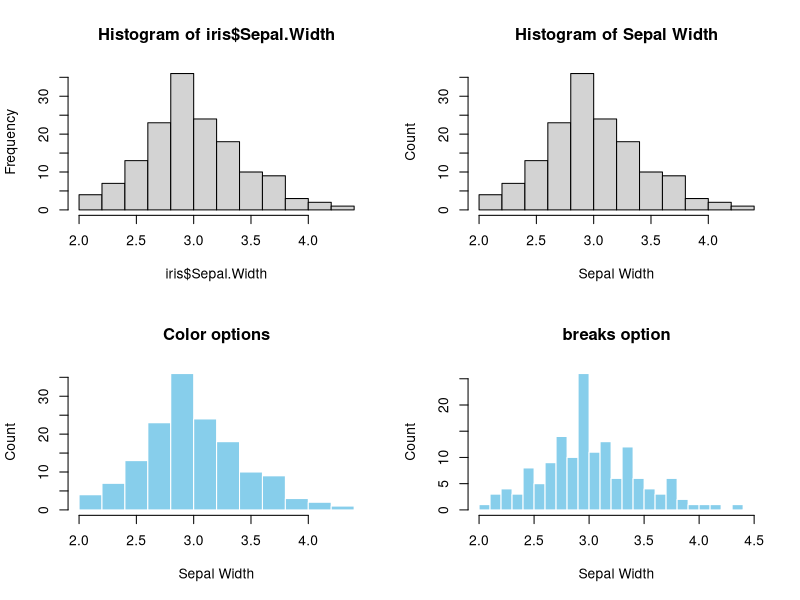
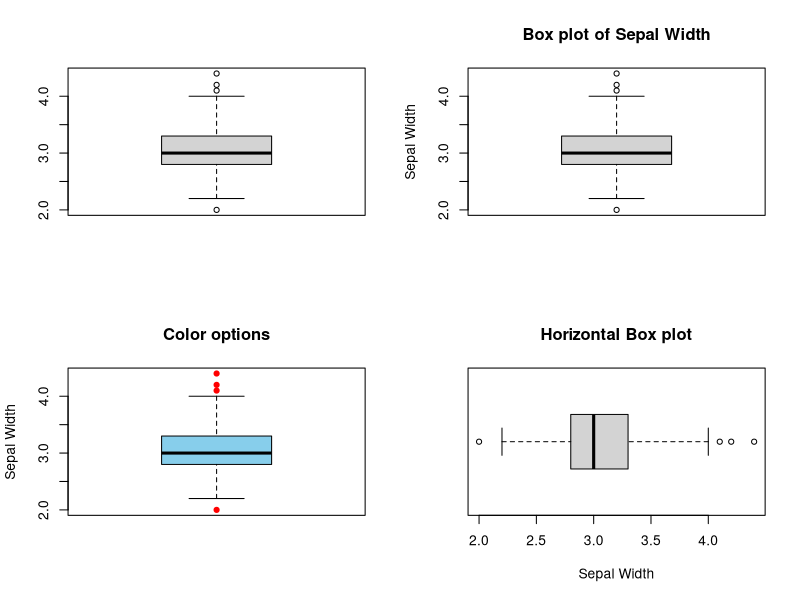

Write the R code that produced these figures, in order. (Note: this script raises an error after producing the figures.)
## ---- chunk 1
#| label: fig-3-1
#| fig-cap: "Base R Histogram. Top left: default. Top right: Customized X-Y labels and the main title. Bottom left: change color of bars and border. Bottom right: change the bin width (`breaks=`)"
#| fig-show: hold

par(mfrow=c(2,2))

# Top left
hist(iris$Sepal.Width)

# Top right
hist(iris$Sepal.Width,
     xlab="Sepal Width",
     ylab = "Count",
     main = "Histogram of Sepal Width")

# Bottom left
hist(iris$Sepal.Width,
     col = 'skyblue', 
     border = 'white', 
     xlab="Sepal Width", 
     ylab = "Count", 
     main = "Color options")

# Bottom right
hist(iris$Sepal.Width, 
     breaks = seq(2,4.5,by=0.1), 
     col = 'skyblue', 
     border = 'white', 
     xlab="Sepal Width", 
     ylab = "Count", 
     main = "breaks option")

## ---- chunk 2
#| label: fig-3-2
#| fig-cap: "Base R Box plot. Top left: Default, Top right: labels and main title. Bottom left: color options. Bottom right: `horizontal = TRUE`"
#| fig-show: hold

par(mfrow=c(2,2))

# Top left
boxplot(iris$Sepal.Width)

# Top right
boxplot(iris$Sepal.Width,
        ylab="Sepal Width",
        main="Box plot of Sepal Width")

# Bottom left
boxplot(iris$Sepal.Width,
            col = "skyblue",
            ylab="Sepal Width",
            outcol = 'red',
            outpch = 19,
            main="Color options")

# Bottom right
boxplot(iris$Sepal.Width, 
        horizontal = TRUE, 
        xlab="Sepal Width", 
        main="Horizontal Box plot")

## ---- chunk 3
#| label: fig-3-3
#| fig-cap: "Anatomy of a Box plot"
#| fig-show: hold
#| out-width: "60%"
#| fig-align: center
knitr::include_graphics(rep("images/Figure_3.3.png"))
## ---- chunk 4
#| label: fig-3-4
#| fig-cap: "Stacking up a histogram and a box plot."
#| fig-width: 7
#| fig-height: 5

par(mfrow=c(2,1))

hist(iris$Sepal.Width, 
     breaks = seq(2,4.5,by=0.1), 
     col = 'skyblue', 
     border = 'white', 
     xlim = c(2,4.5),
     xlab = "",
     ylab = "Count", 
     main = "Stacking Up Graphs")

boxplot(iris$Sepal.Width, 
        horizontal = TRUE, 
        ylim = c(2,4.5),
        xlab="Sepal Width", 
        main="")

## ---- chunk 5
#| label: fig-3-5
#| fig-cap: "A simple bar plot. Top left: Default. Top right: with tables"
#| fig-show: hold

par(mfrow=c(2,2))

# Top left
barplot(with(iris, table(Species)))

# Top right
barplot(with(iris, table(Species)), 
        xlab="Species", 
        ylab="Count", 
        main="A Barplot of Species")

# Bottom left
barplot(with(iris, table(Species)), 
        col='skyblue', 
        border='blue', 
        xlab="Species", 
        ylab="Count", 
        main="Color Options")

# Bottom right
barplot(with(iris, table(Species)), 
        horiz = TRUE, 
        col='skyblue', 
        border='blue', 
        xlab="Count", 
        ylab="Species", 
        main="A Horizontal Barplot")

## ---- chunk 6
levels(iris$Species)
## ---- chunk 7
iris$Species <- factor(iris$Species, 
                       levels = c("virginica", "setosa", "versicolor"), 
                       ordered = TRUE)
levels(iris$Species)
## ---- chunk 8
#| label: fig-3-6
#| fig-cap: "Reorder the Bars of a Barplot"
#| fig-show: hold

barplot(with(iris, table(Species)), 
        col='skyblue', 
        border='blue', 
        xlab="Species", 
        ylab="Count", 
        main="Reordered Species")
## ---- chunk 9
#| label: fig-3-7
#| fig-cap: "A simple pie chart. Top left: Default. Top right: with tables. Bottom left: Add a title. Show count for each category. Bottom right: Add a fraction or proportion for each category."
#| fig-show: hold

par(mfrow=c(2,2))

# Top left
pie(with(iris, table(Species)))

# Top right
pie(with(iris, table(Species)), 
    col = c('skyblue', 'orange', 'white'), 
    main="Species")

# Bottom left
counts <- with(iris, table(Species))
my_labs <- paste0(names(counts),"(",counts,")")
pie(counts, 
    labels = my_labs, 
    col = c('skyblue', 'orange', 'white'), 
    main = "Species Counts")


# Bottom right
counts <- with(iris, table(Species))
fractions <- round(counts/sum(counts),2)
my_labs <- paste0(names(counts),"(",fractions,")")
pie(counts, 
    labels = my_labs, 
    col = c('skyblue', 'orange', 'white'), 
    main = "Species Fractions")

## ---- chunk 10
#| label: fig-3-8
#| fig-cap: "A side-by-side box plot"
#| fig-width: 7
#| fig-height: 5
#| 
par(mfrow=c(2,1))

boxplot(Sepal.Length ~ Species,
        data=iris, 
        main="A Side-by-Side Box plot")

boxplot(Sepal.Length ~ Species,
        data=iris, 
        horizontal = TRUE,
        main="A Horizontal Side-by-Side Box plot")

## ---- chunk 11
#| label: fig-3-9
#| fig-cap: "A Side-by-Side Box Plot with Horizontal Y-Labels"

# Expand the left margin so the text doesn't truncate
# The numbers correspond to margins: c(bottom, left, top, right)
# Default is c(5, 4, 4, 2). We are increasing the left margin from 4 to 7. 
par(mar = c(5, 7, 4, 2) + 0.1)

# Draw the plot, but explicitly tell R NOT to draw the y-axis label yet
boxplot(Sepal.Length ~ Species,
        data=iris, 
        horizontal = TRUE,
        las = 2,
        ylab = "", # This suppresses the default colliding label
        main="Y-tick Labels Reorientated")

# Add the y-axis label manually, pushing it further away from the axis
# The 'line' argument controls how many text lines away from the axis it sits
title(ylab = "Species", line = 5)

## ---- chunk 12
mean_data <- tapply(iris$Sepal.Length, iris$Species, FUN = mean)
mean_data
## ---- chunk 13
#| label: fig-3-10
#| fig-cap: "A Side-by-Side Bar Plot"

barplot(mean_data,
        xlab="Species", 
        ylab="Average Sepal.Length", 
        main="Side-by-side Barplot")
## ---- chunk 14
mean_data <- tapply(iris$Sepal.Length, iris$Species, FUN = mean)
mean_data
## ---- chunk 15
sem <- function(x) {sd(x)/sqrt(length(x))}
sem_data <- tapply(iris$Sepal.Length, iris$Species, FUN = sem)
sem_data
## ---- chunk 16
#| label: fig-3-11
#| fig-cap: "A Side-by-side Bar Plot with Error Bars"
#| 
bar_midpoints <- barplot(mean_data,
                  xlab="Species", 
                  ylab="Average Sepal.Length", 
                  main="Side-by-side Barplot")

arrows(x0 = bar_midpoints,
       y0 = mean_data - sem_data, # Start of the bar
       x1 = bar_midpoints,
       y1 = mean_data + sem_data, # End of the bar
       angle = 90,                # Makes the ends of the bars flat
       code = 3,                  # Draws ticks at both ends
       length = 0.5, col='red')   # Sets the length of the ticks

## ---- chunk 17
#| label: fig-3-12
#| fig-cap: "A Line Plot"

# Default line plot
plot(mean_data,
      type='b',
      pch=19,
      xlab="Species",
      ylab="Average Sepal.Length",
      main="A Line Plot")
## ---- chunk 18
#| label: fig-3-13
#| fig-cap: "A Line plot with proper x-tick labels"
#| 
# Fix x-tick labels
plot(mean_data,
      type='b',
      pch=19,
      xlab="Species",
      ylab="Average Sepal.Length",
      main="Change x-tick Labels",
      xaxt="n")
axis(side=1, at=1:length(mean_data), labels=names(mean_data))
## ---- chunk 19
#| label: fig-3-14
#| fig-cap: "A Line plot with Error Bars"
#| 
# Add Error Bar
plot(mean_data,
      type='b',
      pch=19,
      xlab="Species", 
      ylab="Average Sepal.Length", 
      main="Change x-tick Labels",
      xaxt="n")
axis(side=1, at=1:length(mean_data), labels=names(mean_data))

arrows(x0 = seq(length(mean_data)),
       y0 = mean_data - sem_data, # Start of the bar
       x1 = seq(length(mean_data)),
       y1 = mean_data + sem_data, # End of the bar
       angle = 90,                # Makes the ends of the bars flat
       code = 3,                  # Draws ticks at both ends
       length = 0.05, col='red')   # Sets the length of the ticks

## ---- chunk 20
# Step 1: Split the data by individual species

setosa <- subset(iris, Species == "setosa")
versicolor <- subset(iris, Species == "versicolor")
virginica <- subset(iris, Species == "virginica")
## ---- chunk 21
# Step 2: Set up the range for the x- and y-axis

x_range <- range(iris$Sepal.Length)
y_range <- c(0, 25) # 25 is arbitrary.
## ---- chunk 22
#| label: fig-3-15
#| fig-cap: "Overlapping histograms"
#| 
# Step 3: Create a template

hist(setosa$Sepal.Length,
     main = "Overlapping Histogram of Sepal Length",
     xlab = "Sepal Length",
     col = rgb(1, 0, 0, 0.5), # Red with 50% transparency
     breaks = seq(4,9,by=0.25),
     xlim = x_range,
     ylim = y_range)

# Step 4: Overlay histograms from other species

hist(versicolor$Sepal.Length, col=rgb(0, 1, 0, 0.5), add = TRUE) # green with 50% transparency
hist(virginica$Sepal.Length, col=rgb(0, 0, 1, 0.5), add = TRUE)  # blue with 50% transparency
## ---- chunk 23
summary(penguins)
## ---- chunk 24
mytab <- with(penguins, table(species, island))
mytab
## ---- chunk 25
res <- chisq.test(mytab)
indep_tab <- round(res$expected,0)
## ---- chunk 26
indep_tab
## ---- chunk 27
#| label: fig-3-16
#| fig-cap: "Visualization of a 2D Contingency Table. Top. A side-by-side barplot. Middle. Mosaic plot. Bottom. Mosaic plot for independent categorical variables"
#| fig-width: 6
#| fig-height: 12

par(mfrow=c(3,1))

barplot(mytab,
        beside=T,
        xlab = "Island",
        ylab = "Count",
        main = "A 2D Table",
        col = c("skyblue", "lightgreen", "lightcoral"),
        legend.text = rownames(mytab))

mosaicplot(mytab, main = "Mosaic Plot of Two Dependent Variables")

mosaicplot(indep_tab, main = "Mosaic Plot of Two Independent Variables")
## ---- chunk 28
#| label: fig-3-17
#| fig-cap: "Visualizing the relationship between two numeric variables."
#| 
par(mfrow=c(1,2))

# Top left
plot(x=iris$Sepal.Width,
     y=iris$Sepal.Length,
     xlab = "Sepal Width",
     ylab = "Sepal Length",
     main = "Default")

# Top right
plot(x=iris$Sepal.Width,
     y=iris$Sepal.Length,
     pch=3,
     xlab = "Sepal Width",
     ylab = "Sepal Length",
     main = "Change the Point Style")
## ---- chunk 29
#| label: fig-3-18
#| fig-cap: "Color data points by species."
#| 
plot(x=iris$Sepal.Width,
     y=iris$Sepal.Length,
     pch=3,
     xlab = "Sepal Width",
     ylab = "Sepal Length",
     main = "Segregate Data Points by Color (Species)",
     col = c("skyblue", "lightgreen", "lightcoral")[as.numeric(iris$Species)])

legend("topright",
       legend = levels(iris$Species),
       col = c("skyblue", "lightgreen", "lightcoral"),
       pch = 3,
       title = "Species")
## ---- chunk 30
lm_model <- lm(Sepal.Length ~ Sepal.Width, data=iris)

# intercept
intercept <- lm_model$coefficients[1]

# slope
slope = lm_model$coefficients[2]

print(paste("Slope =", slope, "Intercept =", intercept))
## ---- chunk 31
#| label: fig-3-19
#| fig-cap: "A scatter plot with a regression line."
#| 
plot(x=iris$Sepal.Width,
     y=iris$Sepal.Length,
     pch=3,
     xlab = "Sepal Width",
     ylab = "Sepal Length",
     main = "Add a Regression Line",
     col = c("skyblue", "lightgreen", "lightcoral")[as.numeric(iris$Species)])

legend("topright",
       legend = levels(iris$Species),
       col = c("skyblue", "lightgreen", "lightcoral"),
       pch = 3,
       title = "Species")

# Add a line
abline(a=intercept, b=slope, col='red')
## ---- chunk 32
#| label: fig-3-20
#| fig.cap: "A Side-by-side Boxplot"
#| 
setosa <- subset(iris, Species == 'setosa')
versicolor <- subset(iris, Species == 'versicolor')

par(mfrow=c(1,2))

# Left
boxplot(setosa$Sepal.Width, versicolor$Sepal.Width)

# Right
boxplot(setosa$Sepal.Width, versicolor$Sepal.Width, names=c('setosa','versicolor'), xlab="Species", ylab='Sepal Width')
## ---- chunk 33
#| label: fig-3-21
#| fig.cap: "A Multipanel Scatter Plot"
#| 
pairs(iris[,1:4], main="A Multi-Panel Scatter Plot")
## ---- chunk 34
require(tidyverse)
## ---- chunk 35
#| label: fig-3-22
#| fig-cap: "Anatomy of `ggplot2`"
#| out-width: "50%"
#| out-height: "50%"
knitr::include_graphics(rep("images/Figure_3-21-ggplot-anatomy.png"))
## ---- chunk 36
#| label: fig-3-23
#| fig-cap: "`ggplot2` Histogram."
#| 
# Default
ggplot(data=iris, aes(x=Sepal.Width)) +
  geom_histogram()
## ---- chunk 37
#| label: fig-3-24
#| fig-cap: "A `ggplot2` Histogram with customized labels and title."
#| 
# Overwrite default x-/y-label and title
ggplot(data=iris, aes(x=Sepal.Width)) +
  geom_histogram() +
  labs(x="Sepal Width", y="Count", title="Histogram of Sepal Width") +
  # hjust = 0.5 means the horizontal adjustment is the midpoint.
  theme(plot.title = element_text(hjust = 0.5))
## ---- chunk 38
#| label: fig-3-25
#| fig-cap: "A `ggplot2` Histogram with a customized color."
#| 
# fill = filled color
# color = border color
ggplot(data=iris, aes(x=Sepal.Width)) +
  geom_histogram(fill="skyblue", color = "white") +
  labs(x="Sepal Width", y="Count", title="Color Options") +
  # hjust = 0.5 means the horizontal adjustment is the midpoint.
  theme(plot.title = element_text(hjust = 0.5))
## ---- chunk 39
#| label: fig-3-26
#| fig-cap: "A `ggplot2` Histogram with a non-default bin width."
#| 
# breaks
ggplot(data=iris, aes(x=Sepal.Width)) +
  geom_histogram(fill="skyblue", color = "white", breaks=seq(2,4.5,by=0.1)) +
  labs(x="Sepal Width", y="Count", title="`breaks` option") +
  # hjust = 0.5 means the horizontal adjustment is the midpoint.
  theme(plot.title = element_text(hjust = 0.5))
## ---- chunk 40
#| label: fig-3-27
#| fig-cap: "`ggplot2` Grid System by `patchwork`. Top left: Default (bare minimum). Top right: with labels and title. Bottom left: change the color. Bottom right: change the number of bins."
#| 
require(patchwork)

# Default
p1 <- ggplot(data=iris, aes(x=Sepal.Width)) +
        geom_histogram()

# With labels and title
p2 <- ggplot(data=iris, aes(x=Sepal.Width)) +
        geom_histogram() +
        labs(x="Sepal Width", y="Count", title="Histogram of Sepal Width") +
        # hjust = 0.5 means the horizontal adjustment is the midpoint.
        theme(plot.title = element_text(hjust = 0.5))

# fill = filled color
# colour = border color
p3 <- ggplot(data=iris, aes(x=Sepal.Width)) +
        geom_histogram(fill="skyblue", color = "white") +
        labs(x="Sepal Width", y="Count", title="Color Options") +
        # hjust = 0.5 means the horizontal adjustment is the midpoint.
        theme(plot.title = element_text(hjust = 0.5))

# Change the number of bins
p4 <- ggplot(data=iris, aes(x=Sepal.Width)) +
        geom_histogram(fill="skyblue", color = "white", breaks=seq(2,4.5,by=0.1)) +
        labs(x="Sepal Width", y="Count", title="`breaks` option") +
        # hjust = 0.5 means the horizontal adjustment is the midpoint.
        theme(plot.title = element_text(hjust = 0.5))

# Arrange them in a 2x2 grid
# '+' places plots next to each other, '/' stacks them
(p1 + p2) / (p3 + p4)
## ---- chunk 41
#| label: fig-3-28
#| fig-cap: "box plot using `ggplot2`. Top left: default (bare minimum). Top right: with y-label and title. Bottom left: change color. Bottom right: horizontal box plot."
#| 
require(patchwork)

# Default
p1 <- ggplot(data=iris, aes(y=Sepal.Width)) +
        geom_boxplot()

# Add y-label and title
p2 <- ggplot(data=iris, aes(y=Sepal.Width)) +
        geom_boxplot() +
        labs(y="Sepal Width", title = "box plot of Sepal Width") +
        theme(plot.title = element_text(hjust = 0.5))

# Change color
p3 <- ggplot(data=iris, aes(y=Sepal.Width)) +
        geom_boxplot(fill="skyblue", outlier.color = "red") +
        labs(y="Sepal Width", title = "Color options") +
        theme(plot.title = element_text(hjust = 0.5))

# Horizontal box plot
p4 <- ggplot(data=iris, aes(x=Sepal.Width)) +
        geom_boxplot() +
        labs(x="Sepal Width", title = "Horizontal box plot") +
        theme(plot.title = element_text(hjust = 0.5))

(p1 + p2)/(p3 + p4)

## ---- chunk 42
#| label: fig-3-29
#| fig-cap: "Barplot using `ggplot2`. Top left: default (bare minimum)."
#| 
require(patchwork)

# Default
p1 <- ggplot(data=iris, aes(x=Species)) +
        geom_bar()

# With labels and title
p2 <- ggplot(data=iris, aes(x=Species)) +
        geom_bar() +
        labs(x="Species", y="Count", title = "A Barplot of Species") +
        theme(plot.title = element_text(hjust = 0.5))

# Color option
p3 <- ggplot(data=iris, aes(x=Species)) +
        geom_bar(fill="skyblue", color="blue") +
        labs(x="Species", y="Count", title = "A Barplot of Species") +
        theme(plot.title = element_text(hjust = 0.5))

# Horizontal barplot
p4 <- ggplot(data=iris, aes(y=Species)) +
        geom_bar(fill="skyblue", color="blue") +
        labs(y="Species", x="Count", title = "A Horizontal Barplot of Species") +
        theme(plot.title = element_text(hjust = 0.5))

(p1 + p2)/(p3 + p4)
## ---- chunk 43
#| label: fig-3-30
#| fig-cap: "Pie chart or a donut chart"
#| 
#knitr::include_graphics(rep("images/Figure_3-24-Donut.png"))

ggplot(iris, aes(x = 2, fill = Species)) +
  geom_bar(stat = "count") +
  coord_polar(theta = "y", start = 0) +
  # This is the key part that creates the hole
  xlim(0.5, 2.5) +
  theme_void() +
  labs(title = "Donut Chart of Iris Species")
## ---- chunk 44
#| label: fig-3-31
#| fig-cap: "A stacked barplot"
#| 
ggplot(data=iris, aes(x=2, fill=Species)) +
  geom_bar()
## ---- chunk 45
#| label: fig-3-32
#| fig-cap: "Polar Coordinate. (generated by Gemini)"
#| out-width: "50%"
#| out-height: "50%"
#| 
knitr::include_graphics(rep("images/Figure_3-25-polar-coords.png"))
## ---- chunk 46
#| label: fig-3-33
#| fig-cap: "A Piechart by changing to the polar coordinate system."
#| 
ggplot(data=iris, aes(x="", fill=Species)) +
  geom_bar() + 
  coord_polar(theta="y", start = 0)
## ---- chunk 47
#| label: fig-3-34
#| fig-cap: "A Piechart using `ggplot2`."
#| 
ggplot(iris, aes(x = 2, fill = Species)) +
  geom_bar(width = 1, stat = "count") +
  coord_polar(theta = "y", start = 0) +
  # This is the key part that creates the hole
  xlim(0.5, 2.5) +
  labs(title = "Donut Chart of Iris Species")
## ---- chunk 48
#| label: fig-3-35
#| fig-cap: "Piechart using `ggplot2` without no background."
#| 
ggplot(iris, aes(x = 2, fill = Species)) +
  geom_bar(width = 1, stat = "count") +
  coord_polar(theta = "y", start = 0) +
  # This is the key part that creates the hole
  xlim(0.5, 2.5) +
  theme_void() +
  labs(title = "Donut Chart of Iris Species")
## ---- chunk 49
#| label: fig-3-36
#| fig-cap: "A side-by-side box plot"
#| 
require(patchwork)

p1 <- ggplot(data=iris, aes(x=Species, y=Sepal.Length)) +
        geom_boxplot() +
        labs(title = "A Side-by-Side box plot") +
        theme(plot.title = element_text(hjust = 0.5))

p2 <- ggplot(data=iris, aes(x=Sepal.Length, y=Species)) +
        geom_boxplot() +
        labs(title = "A Horizontal Side-by-Side box plot") +
        theme(plot.title = element_text(hjust = 0.5))

p1/p2
## ---- chunk 50
iris_summary1 <- iris %>%
                  group_by(Species) %>%
                  summarize(mean_sepal_length = mean(Sepal.Length))
iris_summary1
## ---- chunk 51
#| label: fig-3-37
#| fig-cap: "A side-by-side bar plot"
#| 
ggplot(data=iris_summary1, aes(x=Species, y=mean_sepal_length)) +
  geom_bar(stat = "identity") +
  labs(x="Species", y="Average Sepal Length", title = "Side-by-side Barplot") +
  theme(plot.title = element_text(hjust = 0.5))
## ---- chunk 52
iris_summary2 <- iris %>%
                  group_by(Species) %>%
                  summarize(mean_sepal_length = mean(Sepal.Length),
                            N=n(),
                            se=sd(Sepal.Length)/sqrt(N)) %>%
                  # add the y minimum and y maximum columns
                  mutate(ymin = mean_sepal_length - se,
                         ymax = mean_sepal_length + se)
iris_summary2
## ---- chunk 53
#| label: fig-3-38
#| fig-cap: "A side-by-side bar plot with error bar."
#| 
ggplot(data=iris_summary2, aes(x=Species, y=mean_sepal_length)) +
  geom_bar(stat = "identity") +
  geom_errorbar(aes(ymin = ymin, ymax = ymax), width = 0.2, color='red') +
  labs(x="Species", y="Average Sepal Length", title = "Side-by-side Barplot") +
  theme(plot.title = element_text(hjust = 0.5))
## ---- chunk 54
iris_summary3 <- iris %>%
                  group_by(Species) %>%
                  summarize(mean_sepal_length = mean(Sepal.Length),
                            N=n(),
                            se=sd(Sepal.Length)/sqrt(N)) %>%
                  mutate(ymin=mean_sepal_length-se,
                         ymax=mean_sepal_length+se)
iris_summary3
## ---- chunk 55
#| label: fig-3-39
#| fig-cap: "A line plot with error bar."
#| 
ggplot(iris_summary3, aes(x=Species, y=mean_sepal_length, group = 1)) +
  geom_line(color = 'skyblue') +
  geom_point(size = 3, color = 'skyblue') +
  geom_errorbar(aes(ymin = ymin, ymax = ymax), width = 0.1, linewidth = 1) +
  labs(x="Species", y="Sepal Length", title = "Line Plot with Erorr Bar") +
  theme(plot.title = element_text(hjust = 0.5))
## ---- chunk 56
#| label: fig-3-40
#| fig-cap: "A side-by-side histogram."
#| 
ggplot(data=iris, aes(x=Sepal.Length, fill=Species)) +
  geom_histogram(alpha=0.5, binwidth = 0.25) +
  labs(x="Sepal Length", title = "Overlapping Histogram") +
  theme(plot.title = element_text(hjust = 0.5))

## ---- chunk 57
mytab <- with(penguins, table(species, island))
mytab
## ---- chunk 58
mydf <- as.data.frame(mytab)
colnames(mydf) <- c("species","island","Count")
mydf
## ---- chunk 59
#| label: fig-3-41
#| fig-cap: "Plotting a contingency table using a side-by-side bar plot."
#| 

ggplot(data=mydf, aes(x=island, y=Count, fill=species)) +
  geom_col(position = "dodge") +
  labs(title = "Side-by-side Barplot", x = "Island", y = "Count")
## ---- chunk 60
#| label: fig-3-42
#| fig-cap: "Visualizing the relationship between two numeric variables using a scatter plot."

ggplot(iris, aes(x=Sepal.Width, y=Sepal.Length)) +
  geom_point() +
  labs(x="Sepal Width", y="Sepal Length", title = "A Scatter Plot") +
  theme(plot.title = element_text(hjust = 0.5))
## ---- chunk 61
#| label: fig-3-43
#| fig-cap: "A scatter plot overlaid with a regression line."
#| 
ggplot(iris, aes(x=Sepal.Width, y=Sepal.Length)) +
  geom_point() +
  geom_smooth(method = "lm", se = FALSE, color = "red") +
  labs(x="Sepal Width", y="Sepal Length", title = "Scatter Plot with the Regression Line") +
  theme(plot.title = element_text(hjust = 0.5))
## ---- chunk 62
#| label: fig-3-44
#| fig-cap: "A Multipanel Scatter Plot"
#| 
library(GGally)
ggpairs(iris, aes(color = Species), title = "A Multi-panel Scatter Plot", progress = FALSE)
## ---- chunk 63
#| label: fig-3-45
#| fig-cap: "`pch` values"
#| out-width: "80%"
#| out-height: "80%"
#| 
knitr::include_graphics(rep("images/pch_symbols.png"))
